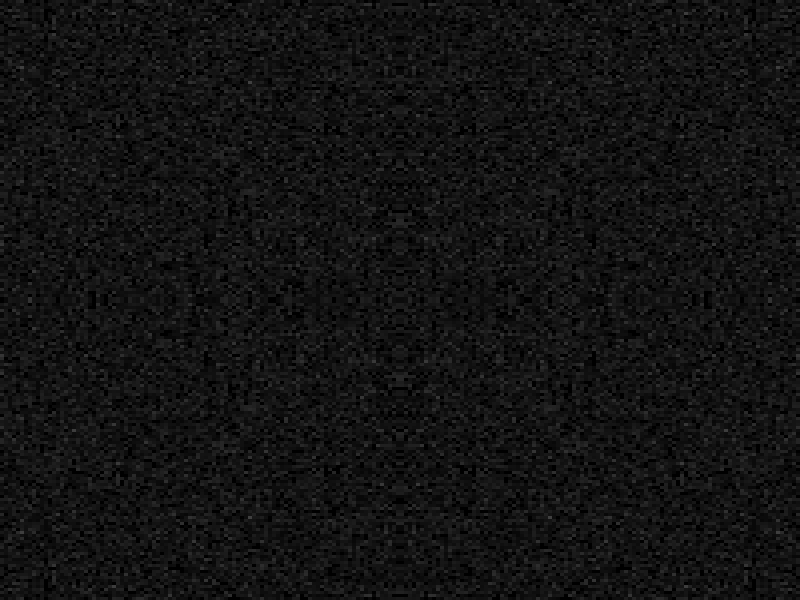

R code for this plot:
m <- 100
x <- rexp(m^2, 1)

X1 <- matrix(x, m, m)
X2 <- X1[,m:1]
X3 <- X1[m:1,]
X4 <- X1[m:1,m:1]
Y <- rbind(cbind(X2, X1), cbind(X4, X3))

png("css/bg.png", m, m)
par(mar=c(0,0,0,0))
image(Y, col=gray.colors(100, 0, 0.25), bty="n")
dev.off()
